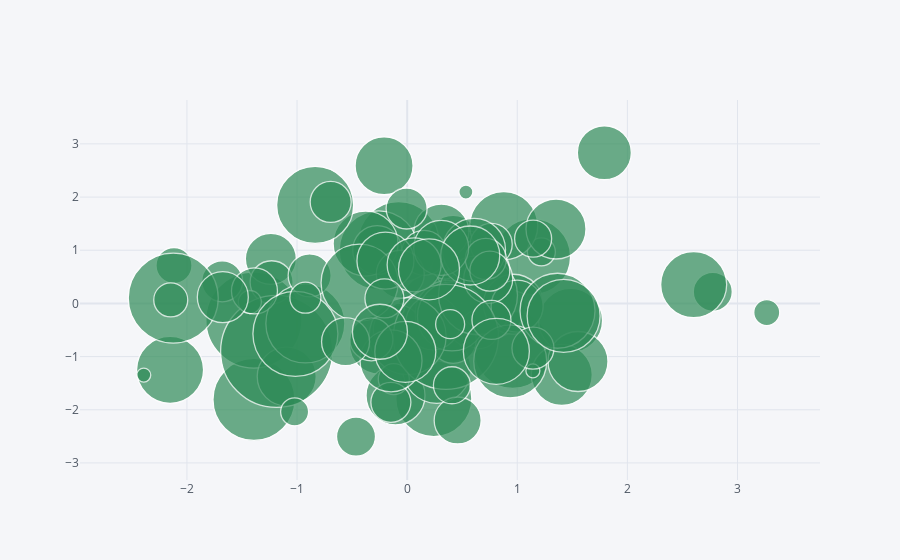

The code cell stored with this chart in its notebook:
### Code cell
df.iplot(kind='bubble', x='A',y='B', size='C', colors='seagreen')

### Figure 1 — Plotly figure (JSON) as saved in the notebook; plotly's stock layout.template omitted (floating-point values rounded to 4 significant figures)
{"data": [{"marker": {"color": ["seagreen", "seagreen", "seagreen", "seagreen", "seagreen", "seagreen", "seagreen", "seagreen", "seagreen", "seagreen", "seagreen", "seagreen", "seagreen", "seagreen", "seagreen", "seagreen", "seagreen", "seagreen", "seagreen", "seagreen", "seagreen", "seagreen", "seagreen", "seagreen", "seagreen", "seagreen", "seagreen", "seagreen", "seagreen", "seagreen", "seagreen", "seagreen", "seagreen", "seagreen", "seagreen", "seagreen", "seagreen", "seagreen", "seagreen", "seagreen", "seagreen", "seagreen", "seagreen", "seagreen", "seagreen", "seagreen", "seagreen", "seagreen", "seagreen", "seagreen", "seagreen", "seagreen", "seagreen", "seagreen", "seagreen", "seagreen", "seagreen", "seagreen", "seagreen", "seagreen", "seagreen", "seagreen", "seagreen", "seagreen", "seagreen", "seagreen", "seagreen", "seagreen", "seagreen", "seagreen", "seagreen", "seagreen", "seagreen", "seagreen", "seagreen", "seagreen", "seagreen", "seagreen", "seagreen", "seagreen", "seagreen", "seagreen", "seagreen", "seagreen", "seagreen", "seagreen", "seagreen", "seagreen", "seagreen", "seagreen", "seagreen", "seagreen", "seagreen", "seagreen", "seagreen", "seagreen", "seagreen", "seagreen", "seagreen", "seagreen"], "line": {"width": 1.3}, "size": [82, 60, 77, 81, 52, 95, 49, 41, 54, 81, 64, 12, 96, 79, 51, 41, 76, 67, 76, 64, 58, 20, 59, 59, 66, 49, 26, 67, 25, 28, 55, 68, 14, 68, 39, 43, 112, 46, 79, 54, 69, 23, 64, 42, 39, 39, 77, 60, 41, 66, 43, 60, 61, 65, 45, 46, 79, 52, 31, 36, 48, 85, 49, 14, 105, 63, 90, 47, 29, 73, 40, 77, 39, 57, 62, 41, 14, 43, 60, 55, 77, 75, 54, 61, 40, 48, 41, 42, 34, 28, 37, 59, 39, 31, 61, 73, 51, 66, 37, 55], "symbol": "circle"}, "mode": "markers", "text": "", "type": "scatter", "x": [-1.392, -0.2519, 0.9579, 0.6029, 0.4164, 0.3406, -0.08459, 0.7136, 1.791, -0.07774, 0.7819, -0.08046, -1.393, -0.2589, -1.238, -1.68, 1.139, -2.153, 0.2423, 0.5323, -0.2096, 0.2195, -1.094, -0.1058, 0.6384, -0.2722, 3.266, 0.3766, 0.3389, 1.219, 0.3104, 0.2695, -2.392, 0.8771, 0.6562, -1.231, -1.186, 0.4181, -0.9247, 0.2328, 0.4067, -1.429, 1.484, 0.7634, 2.776, -0.4646, 0.004307, 0.9645, -0.005185, 2.602, -0.8856, 1.352, 1.404, -0.3775, 0.1541, -1.387, 0.6433, 0.9984, -0.1217, -2.118, -0.06265, -1.015, 0.7361, 0.5333, 0.352, 0.6073, -2.124, 0.4586, 0.3902, 0.9359, -0.148, -0.4324, 0.7654, -0.1973, -0.1465, 0.7143, 1.142, -0.3253, 1.552, 0.3092, -0.8359, 1.366, 0.0632, -0.01683, 0.7507, -0.5595, -0.6947, 1.142, -2.147, -1.022, 0.4065, 0.5729, -0.2067, -0.9245, 0.1982, 1.421, -1.674, 0.8101, 1.144, -0.2472], "y": [-1.806, -0.768, -0.8743, 0.307, 1.167, -0.2263, -0.4918, -0.08074, 2.833, 1.153, -0.03814, -0.1057, -0.3132, 0.9992, 0.8386, 0.4153, 0.8798, -1.25, -1.791, 0.7631, 2.589, -0.5439, -1.375, -1.73, 0.5578, 1.004, -0.1714, -0.1941, 0.6919, 0.9696, 1.351, -1.24, -1.348, 1.462, -0.4817, 0.3978, -0.9025, -0.6936, -0.3761, -0.3662, -0.2452, 0.0264, -0.3205, 1.111, 0.2188, -2.505, -0.6162, -0.01557, 1.785, 0.3541, 0.5264, 1.399, -1.343, 1.126, 0.9501, 0.2342, 0.1534, -0.05207, -1.423, 0.7132, 0.549, -0.5726, 0.4621, 2.095, -0.6293, 1.008, 0.1008, -2.201, -0.3898, -1.09, -1.86, 0.3905, -0.3105, 0.804, -1.08, 0.8367, -1.267, -0.6763, -1.093, 1.045, 1.852, -0.1376, 0.726, -0.9096, 0.6075, -0.7191, 1.908, -0.8419, 0.06575, -2.039, -1.539, 0.9016, 0.0936, 0.1074, 0.6419, -0.2343, 0.1178, -0.9006, 1.218, -0.5325]}], "layout": {"legend": {"bgcolor": "#F5F6F9", "font": {"color": "#4D5663"}}, "paper_bgcolor": "#F5F6F9", "plot_bgcolor": "#F5F6F9", "title": {"font": {"color": "#4D5663"}}, "xaxis": {"gridcolor": "#E1E5ED", "showgrid": true, "tickfont": {"color": "#4D5663"}, "title": {"font": {"color": "#4D5663"}, "text": ""}, "zerolinecolor": "#E1E5ED"}, "yaxis": {"gridcolor": "#E1E5ED", "showgrid": true, "tickfont": {"color": "#4D5663"}, "title": {"font": {"color": "#4D5663"}, "text": ""}, "zerolinecolor": "#E1E5ED"}}}
